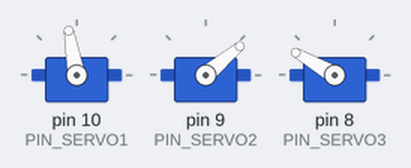
Recording of a sketch running on a simulated Arduino Uno, built with avr-gcc and run on an emulated ATmega328P. Shown: 3 × servo.

Above: at 1.1 s.
At 1.9 s:
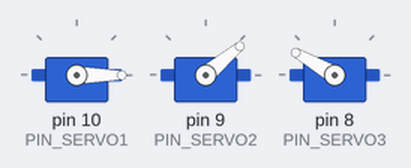
At 2.7 s:
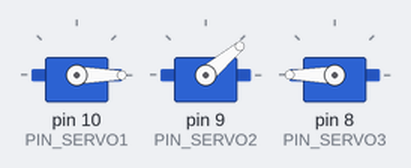
At 4.7 s:
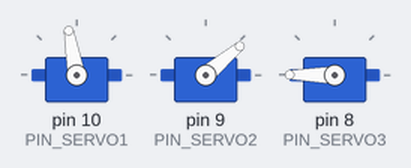
Timing chart, 0 to 6.2 s (numbered marks = the images above):
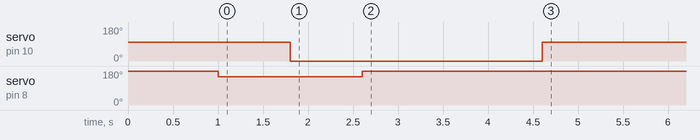

The sketch:

motor_encoder.ino
```cpp
#include <Servo.h>
#define PIN_SERVO1 10   //定义舵机控制端口
#define PIN_SERVO2 9
#define PIN_SERVO3 8
Servo myservo1;
Servo myservo2;
Servo myservo3;
  //创建一个舵机控制对象
void setup() {
// put your setup code here, to run once:
// Serial.begin(9600);   //设置串口波特率，目的是将数据传到电脑串口监控器
  myservo1.attach(PIN_SERVO1);   //定义舵机接口 10
  myservo2.attach(PIN_SERVO2);   //定义舵机接口 10
  myservo3.attach(PIN_SERVO3);   //定义舵机接口 10

  int angle1, angle2, angle3;
angle2=40;     // 40度 平 顺时针
myservo2.write(angle2);
angle1=100;
myservo1.write(angle1);
angle3=180;    // 90度嵌入舵机座，角度变大，向上抬升
myservo3.write(angle3);
delay(1000);

angle3=150;    // 90度嵌入舵机座，角度变大，向上抬升
myservo3.write(angle3);
delay(800);
angle1 = 0; //0~180
myservo1.write(angle1);

delay(800);
angle3=180;    // 90度嵌入舵机座，角度变大，向上抬升
myservo3.write(angle3);

delay(2000);
angle1=100;
myservo1.write(angle1);


}
void loop() {
 // put your main code here, to run repeatedly:


delay(100);
}
```

Measured:
- by itself, servo on pin 10 (PIN_SERVO1): 100° → 0° at 1.8 s, → 100° 2.8 s later
